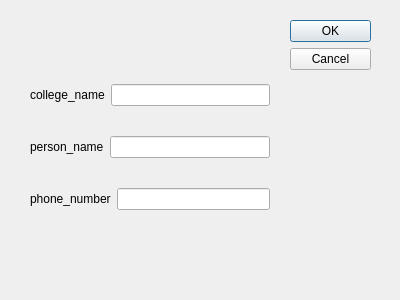
<?xml version="1.0" encoding="UTF-8"?>
<ui version="4.0">
 <class>change_college</class>
 <widget class="QDialog" name="change_college">
  <property name="geometry">
   <rect>
    <x>0</x>
    <y>0</y>
    <width>400</width>
    <height>300</height>
   </rect>
  </property>
  <property name="windowTitle">
   <string>Dialog</string>
  </property>
  <widget class="QDialogButtonBox" name="buttonBox">
   <property name="geometry">
    <rect>
     <x>290</x>
     <y>20</y>
     <width>81</width>
     <height>241</height>
    </rect>
   </property>
   <property name="orientation">
    <enum>Qt::Vertical</enum>
   </property>
   <property name="standardButtons">
    <set>QDialogButtonBox::Cancel|QDialogButtonBox::Ok</set>
   </property>
  </widget>
  <widget class="QWidget" name="layoutWidget">
   <property name="geometry">
    <rect>
     <x>30</x>
     <y>60</y>
     <width>240</width>
     <height>176</height>
    </rect>
   </property>
   <layout class="QVBoxLayout" name="verticalLayout">
    <item>
     <layout class="QHBoxLayout" name="horizontalLayout">
      <item>
       <widget class="QLabel" name="college_name_label">
        <property name="text">
         <string>college_name</string>
        </property>
       </widget>
      </item>
      <item>
       <widget class="QLineEdit" name="college_name_lineEdit"/>
      </item>
     </layout>
    </item>
    <item>
     <layout class="QHBoxLayout" name="horizontalLayout_2">
      <item>
       <widget class="QLabel" name="peraon_name_label">
        <property name="text">
         <string>person_name</string>
        </property>
       </widget>
      </item>
      <item>
       <widget class="QLineEdit" name="person_name_lineEdit"/>
      </item>
     </layout>
    </item>
    <item>
     <layout class="QHBoxLayout" name="horizontalLayout_3">
      <item>
       <widget class="QLabel" name="phone_number_label">
        <property name="text">
         <string>phone_number</string>
        </property>
       </widget>
      </item>
      <item>
       <widget class="QLineEdit" name="phone_number_lineEdit"/>
      </item>
     </layout>
    </item>
   </layout>
  </widget>
 </widget>
 <resources/>
 <connections>
  <connection>
   <sender>buttonBox</sender>
   <signal>accepted()</signal>
   <receiver>change_college</receiver>
   <slot>accept()</slot>
   <hints>
    <hint type="sourcelabel">
     <x>248</x>
     <y>254</y>
    </hint>
    <hint type="destinationlabel">
     <x>157</x>
     <y>274</y>
    </hint>
   </hints>
  </connection>
  <connection>
   <sender>buttonBox</sender>
   <signal>rejected()</signal>
   <receiver>change_college</receiver>
   <slot>reject()</slot>
   <hints>
    <hint type="sourcelabel">
     <x>316</x>
     <y>260</y>
    </hint>
    <hint type="destinationlabel">
     <x>286</x>
     <y>274</y>
    </hint>
   </hints>
  </connection>
 </connections>
</ui>
